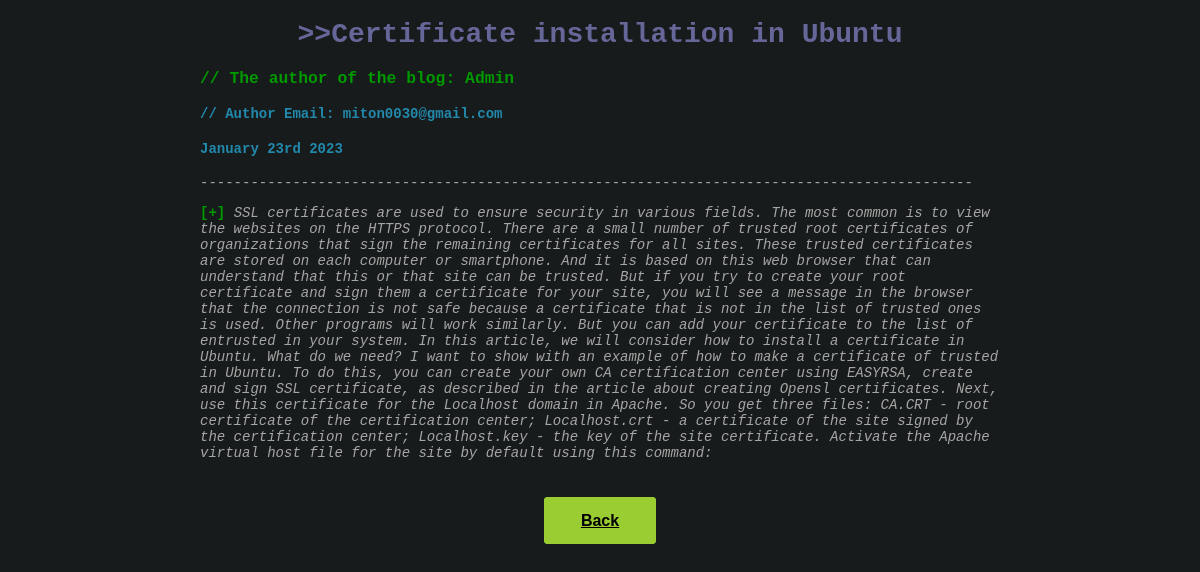
The app's page /blog/2/ with its own data.
### blog/models.py (models this page shows, shortened)
class Blog(models.Model):
    author = models.CharField(max_length=10)
    email = models.EmailField(null=True, blank=True)
    phone = models.CharField(max_length=20, null=True, blank=True)
    title = models.CharField(max_length=250, blank=True)
    description = models.TextField()
    date = models.DateTimeField(timezone.now())

### blog/views.py (the view)
# urls.py: path('<int:blog_id>/', views.detail, name='detail'),
def detail(request, blog_id):
    blog = get_object_or_404(Blog, pk=blog_id)
    return render(request, './detail.html',{'blog':blog})

### blog/templates/detail.html (shortened to what this page needs)
<!DOCTYPE html>
<html lang="en">
<head>
    {% load static %}
    <link rel="stylesheet" href="{% static 'css/index.css' %}">
</head>
<body>
<center>
<h1 class="text-center mt-5" id="blogdetailtitle" style="color: #666699;"> >>{{ blog.title }}</h1>
</center>
<b><h3 style="color: #009900;" > // The author of the blog: {{blog.author}}</h3></b>
<b><h4 style="color:  #2289ac;">// Author Email: {{blog.email}}</b></h4>
<h4 class="text-center text-muted mb-5" style="color: #2289ac;" >{{ blog.date|date:'F jS Y' }}</h4>
<p >--------------------------------------------------------------------------------------------</p>
<b style="color: #009900;">[+]</b> <em>{{blog.description|safe}}</em>
<br></br>
<br></br>
<center>
<a class='btn' href="{% url 'blogs:blog' %}" class="btn btn-warning">Back</a>
</center>
</body>
</html>

### LandingPage/static/css/index.css (style rules this page uses)
body { background-color: #171b1b; margin: 0 auto; color: #a6a6a6; padding: 0; font-family: monospace; width: 800px; font-size: 14px; }
.btn { color: black; background: yellowgreen; border: 3px solid yellowgreen; min-height: 48px; padding: 12px 34px; border-radius: 4px; font-weight: 600; font-family: plex-sans,sans-serif; font-size: 16px; line-height: 24px; margin: 0; box-sizing: border-box; cursor: pointer; }

### records on screen
Blog: title "Certificate installation in Ubuntu", author "Admin", email "miton0030@gmail.com", date "January 23rd 2023", description "SSL certificates are used to ensure security in various fields. The most common is to view the websites on the HTTPS protocol. There are a small number of trusted root certificates of organizations that sign the remaining certificates for all sites. These trusted certificates are stored on each computer or smartphone. And it is based on this web browser that can understand that this or that site can be trusted. But if you try to create your root certificate and sign them a certificate for your site, you will see a message in the browser that the connection is not safe because a certificate that is not in the list of trusted ones is used. Other programs will work similarly. But you can add…"
